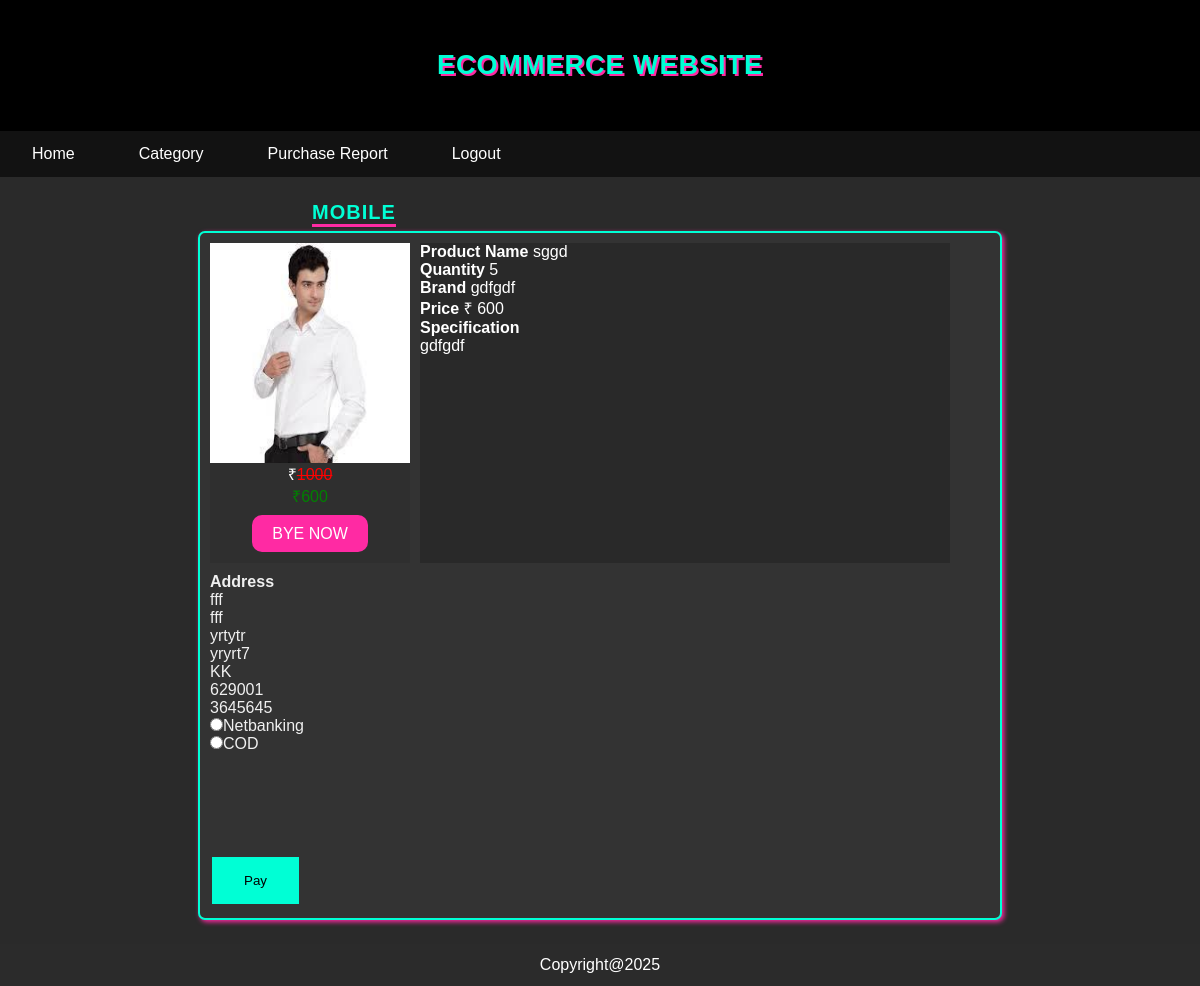
The page /payment_process.php?sno=24 (signed in) on the database its author committed.
### tables this page shows
CREATE TABLE `product` (
  `sno` int(11) NOT NULL auto_increment,
  `pname` varchar(9999) default NULL,
  `qty` int(11) default NULL,
  `cat` varchar(89) default NULL,
  `brand` varchar(88) default NULL,
  `desc1` varchar(9999) default NULL,
  `aprice` int(11) default NULL,
  `oprice` int(11) default NULL,
  `img` varchar(333) default NULL,
  `email` varchar(55) default NULL,
  PRIMARY KEY  (`sno`)
);

CREATE TABLE `user` (
  `name` varchar(55) default NULL,
  `fname` varchar(55) default NULL,
  `place` varchar(55) default NULL,
  `street` varchar(55) default NULL,
  `dist` varchar(55) default NULL,
  `pcode` varchar(55) default NULL,
  `cno` varchar(55) default NULL,
  `email` varchar(55) default NULL,
  `pass` varchar(55) default NULL
);

### payment_process.php (the view, shortened to what this page needs)
<html>
<head>
    <link href="StyleSheet.css" rel="stylesheet" />
</head>
<body>
    <?php
    include_once('header1.php');
    ?>
    <div class="content">
        <div id="head1">MOBILE</div>
        <div class="content1">
            <form action="payment_process.php" method="post">
                <?php
                 include_once('config.php');
                if (isset($_GET['sno'])) {
                    $sno = $_GET['sno'];
                    $email = $_SESSION["email"];
                    $sql = mysqli_query($mysqli, "SELECT * FROM product where sno='$sno'");
                    $sql1 = mysqli_query($mysqli, "SELECT * FROM user where email='$email'");
                    if ($rs = mysqli_fetch_array($sql)) {
                ?>
                        <div class="box2">
                        <img src="<?php echo $rs['img']; ?>" width=200px height=220px>
                            &#x20B9;<del style="color:red"><?php echo $rs['aprice']; ?></del><br>
                            <p style="color:green">&#x20B9;<?php echo $rs['oprice']; ?></p><br>
                            <p><a href="payment_process.php?sno=<?php echo $rs['oprice']; ?>"> BYE NOW</a></p>
                        </div>
                        <div class="box3">
                            <b>Product Name</b>
                            <td><?php echo $rs['pname']; ?></td><br>
                            <b>Quantity</b>
                            <td><?php echo $rs['qty']; ?></td><br>
                            <b>Brand</b>
                            <td><?php echo $rs['brand']; ?></td><br>
                            <b>Price</b>
                            <td>&#x20B9; <?php echo $rs['oprice']; ?></td><br>
                            <b>Specification</b><br>
                            <td> <?php echo $rs['desc1']; ?></td>
                        </div>
                        <br><br><br><br><br><br><br><br><br><br><br><br><br><br><br>
                        <b>Address</b><br>
                        <?php
                        if ($rs1 = mysqli_fetch_array($sql1)) {
                            echo $rs1['name'] . "<br>";
                            echo $rs1['fname'] . "<br>";
                            echo $rs1['place'] . "<br>";
                            echo $rs1['street'] . "<br>";
                            echo $rs1['dist'] . "<br>";
                            echo $rs1['pcode'] . "<br>";
                            echo $rs1['cno'] . "<br>";
                        }
                        ?>
                        <input type="radio" value="Netbanking" id="pay1" name="pay" onclick="checkButton()">Netbanking<br>
                        <input type="radio" value="COD" name="pay" id="pay2" onclick="checkButton()">COD<br>
                        <input type="submit" value="Pay" name="process">
                <?php
                    }
                }
                ?>
            </form>
        </div>
    </div>
    <?php
    include_once('footer.php');
    ?>
</body>
</html>
<?php
include_once('footer.php');
?>

### StyleSheet.css (style rules this page uses)
* { margin: 0; margin-left: auto; margin-right: auto; }
.content { width: 96%; min-height: 100px; padding: 2%; background-color: #2a2a2a; font-family: Cursive; color: #f0f0f0; }
.content1 { margin-top: 30px; width: 780px; min-height: 100px; padding: 10px; background-color: #333; box-shadow: 2px 2px 5px #ff2aa3; border-radius: 7px; border: 2px solid #00ffd5; }
.box2, .box2:hover { width: 200px; height: 320px; background-color: #2f2f2f; float: left; margin-right: 10px; margin-bottom: 10px; text-align: center; color: #ffffff; }
.box2 a { background-color: #ff2aa3; border: none; color: white; padding: 10px 20px; text-decoration: none; margin: 4px 2px; cursor: pointer; border-radius: 10px; }
.box3 { width: 530px; height: 320px; background-color: #292929; float: left; padding-left: 0px; margin-right: 10px; margin-bottom: 10px; color: #ffffff; }
#hhead, #head1, #head1:hover { color: #00ffd5; font-family: Cursive; float: left; font-size: 20px; font-weight: bold; min-width: 20px; border-bottom: 3px solid #ff2aa3; }
#head1 { margin-left: 25%; margin-right: auto; }
input[type=submit] { background-color: #00ffd5; border: none; color: black; padding: 16px 32px; text-decoration: none; margin: 4px 2px; cursor: pointer; }
body { background-color: #1a1a1a; background-image: none; color: #f0f0f0; font-family: 'Space Grotesk', sans-serif; }
.header, #hhead, #head1, #head1:hover { font-family: 'Bebas Neue', 'Montserrat', sans-serif; text-transform: uppercase; letter-spacing: 1px; }
.content, .content1, .content2, .box1, .box2, .box3, .footer, .border { font-family: 'Space Grotesk', sans-serif; }
input[type=date], input[type=number], input[type=text], input[type=email], input[type=password], input[type=submit], input[type=reset] { font-family: 'Poppins', sans-serif; }

### payment_process.php (style rules this page uses)
.content1 a { background-color: #FFA200; border: none; color: white; padding: 10px 20px; text-decoration: none; margin: 4px 2px; margin: 4px 2px; cursor: pointer; border-radius: 10px; }

### rows shown on the page
product: img (picture), aprice "1000", oprice "600", pname "sggd", qty "5", brand "gdfgdf", desc1 "gdfgdf"
user: name "fff", fname "fff", place "yrtytr", street "yryrt7", dist "KK", pcode "629001", cno "3645645"
